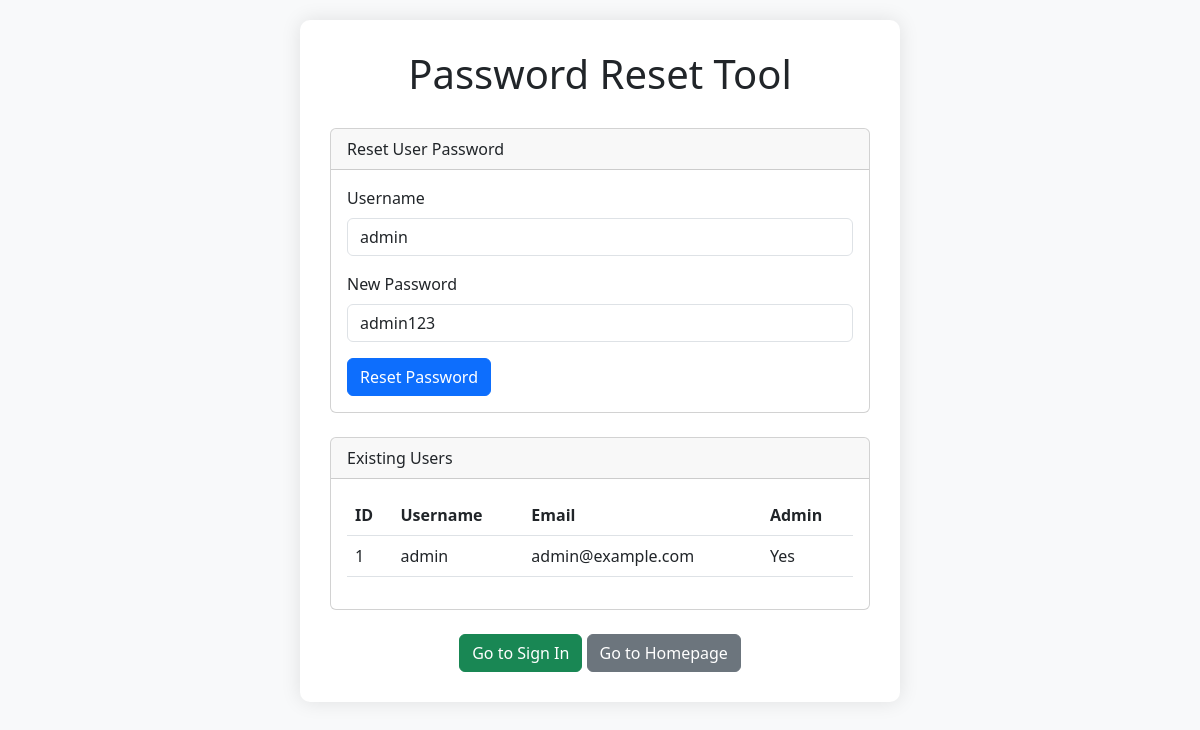
/password-reset.php, run on the app's committed database.
### tables this page shows
CREATE TABLE IF NOT EXISTS users (
    id INT AUTO_INCREMENT PRIMARY KEY,
    firstname VARCHAR(50) NOT NULL,
    lastname VARCHAR(50) NOT NULL,
    username VARCHAR(50) UNIQUE NOT NULL,
    email VARCHAR(100) UNIQUE NOT NULL,
    password VARCHAR(255) NOT NULL,
    avatar VARCHAR(255) DEFAULT 'default-avatar.jpg',
    is_admin TINYINT(1) DEFAULT 0,
    created_at TIMESTAMP DEFAULT CURRENT_TIMESTAMP
);

### password-reset.php (the view, shortened to what this page needs)
<?php
require_once 'config/database.php';
$users_query = "SELECT id, username, email, is_admin FROM users";
$users_result = $conn->query($users_query);
?>
<!DOCTYPE html>
<html lang="en">
<head>
    <link href="https://cdn.jsdelivr.net/npm/bootstrap@5.3.0/dist/css/bootstrap.min.css" rel="stylesheet">
</head>
<body>
    <div class="container">
        <h1>Password Reset Tool</h1>
        <div class="card mb-4">
            <div class="card-header">
                Reset User Password
            </div>
            <div class="card-body">
                <form method="POST" action="<?php echo htmlspecialchars($_SERVER['PHP_SELF']); ?>">
                    <div class="mb-3">
                        <label for="username" class="form-label">Username</label>
                        <input type="text" class="form-control" id="username" name="username" value="admin" required>
                    </div>
                    <div class="mb-3">
                        <label for="password" class="form-label">New Password</label>
                        <input type="text" class="form-control" id="password" name="password" value="admin123" required>
                    </div>
                    <button type="submit" class="btn btn-primary">Reset Password</button>
                </form>
            </div>
        </div>
        <div class="card">
            <div class="card-header">
                Existing Users
            </div>
            <div class="card-body">
                <?php if ($users_result->num_rows > 0): ?>
                    <table class="table">
                        <thead>
                            <tr>
                                <th>ID</th>
                                <th>Username</th>
                                <th>Email</th>
                                <th>Admin</th>
                            </tr>
                        </thead>
                        <tbody>
                            <?php while ($user = $users_result->fetch_assoc()): ?>
                                <tr>
                                    <td><?php echo $user['id']; ?></td>
                                    <td><?php echo $user['username']; ?></td>
                                    <td><?php echo $user['email']; ?></td>
                                    <td><?php echo $user['is_admin'] ? 'Yes' : 'No'; ?></td>
                                </tr>
                            <?php endwhile; ?>
                        </tbody>
                    </table>
                <?php else: ?>
                    <p>No users found in the database.</p>
                <?php endif; ?>
            </div>
        </div>
        <div class="mt-4 text-center">
            <a href="signin.php" class="btn btn-success">Go to Sign In</a>
            <a href="index.php" class="btn btn-secondary">Go to Homepage</a>
        </div>
    </div>
</body>
</html>

### password-reset.php (style rules this page uses)
body { padding: 20px; background-color: #f8f9fa; }
.container { max-width: 600px; margin: 0 auto; background-color: #fff; padding: 30px; border-radius: 10px; box-shadow: 0 0 20px rgba(0,0,0,0.1); }
h1 { margin-bottom: 30px; text-align: center; }

### data on the page
users: id "1", username "admin", email "admin@example.com", is_admin "Yes"
